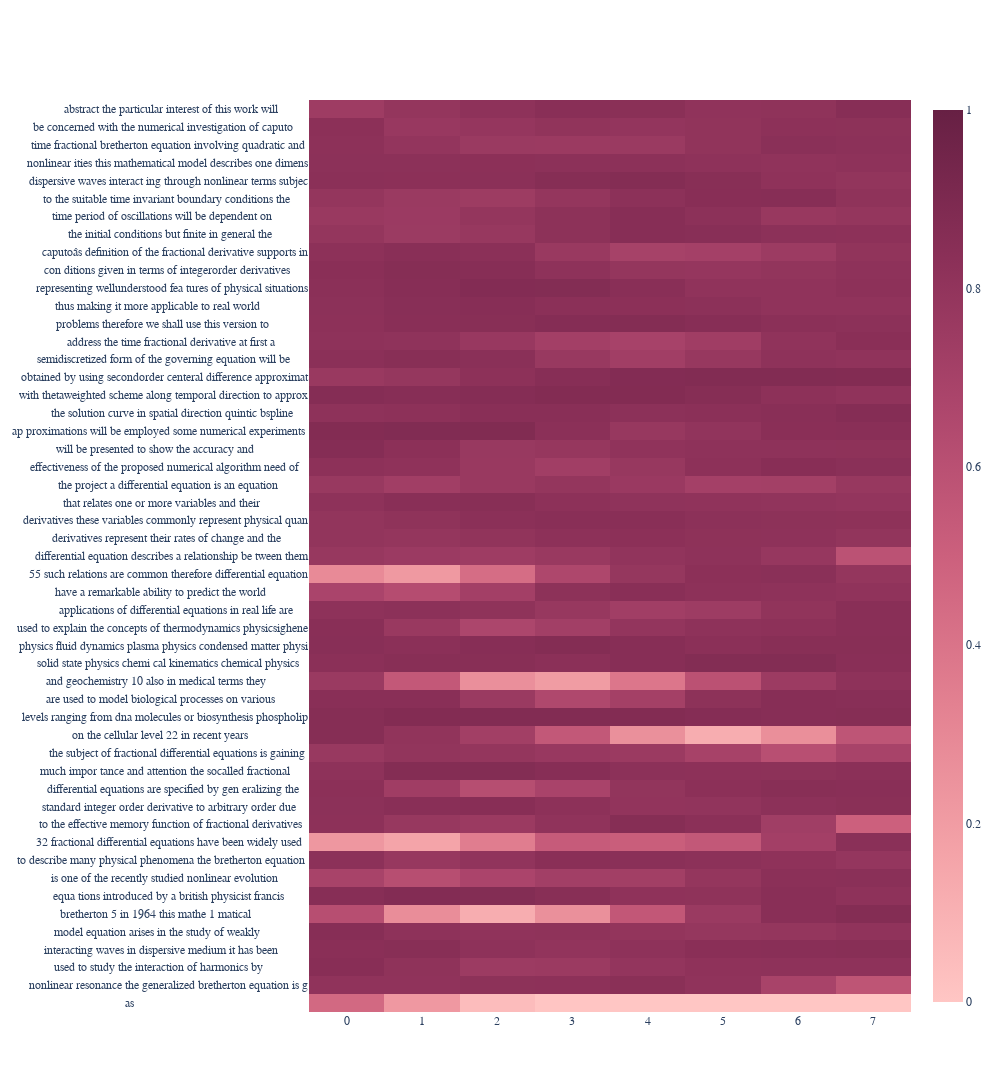

Notebook cell for this chart:
### Code cell
# set width and height
width = 8
height = np.ceil(len(testing_data)/width).astype("int32")
print("Width, Height:", width, ",", height)

# copy scores to rectangular blank array
a = np.zeros(width*height)
a[:len(scores_np)] = scores_np
diff = len(a) - len(scores_np)

# apply gaussian smoothing for aesthetics
a = gaussian_filter(a, sigma=1.0)

# reshape to fit rectangle
a = a.reshape(-1, width)

# format labels
labels = [" ".join(testing_data[i:i+width]) for i in range(n-1, len(testing_data), width)]
labels_individual = [x.split() for x in labels]
labels_individual[-1] += [""]*diff
labels = [f"{x:60.60}" for x in labels]

# create heatmap
fig = go.Figure(data=go.Heatmap(
                z=a, x0=0, dx=1,
                y=labels, zmin=0, zmax=1,
                customdata=labels_individual,
                hovertemplate='%{customdata} <br><b>Score:%{z:.3f}<extra></extra>',
                colorscale="burg"))
fig.update_layout({"height":height*28, "width":1000, "font":{"family":"Courier New"}})
fig['layout']['yaxis']['autorange'] = "reversed"
fig.show()

### Figure 1 — Plotly figure (JSON) as saved in the notebook; plotly's stock layout.template omitted (floating-point values rounded to 4 significant figures; data arrays with more than 128 entries replaced by an {"elided": "..."} marker saying what was removed)
{"data": [{"colorscale": [[0, "rgb(255, 198, 196)"], [0.1667, "rgb(244, 163, 168)"], [0.3333, "rgb(227, 129, 145)"], [0.5, "rgb(204, 96, 125)"], [0.6667, "rgb(173, 70, 108)"], [0.8333, "rgb(139, 48, 88)"], [1, "rgb(103, 32, 68)"]], "customdata": {"elided": "51x8 str values"}, "dx": 1, "hovertemplate": "%{customdata} <br><b>Score:%{z:.3f}<extra></extra>", "type": "heatmap", "x0": 0, "y": ["abstract the particular interest of this work will          ", "be concerned with the numerical investigation of caputo     ", "time fractional bretherton equation involving quadratic and ", "nonlinear ities this mathematical model describes one dimens", "dispersive waves interact ing through nonlinear terms subjec", "to the suitable time invariant boundary conditions the      ", "time period of oscillations will be dependent on            ", "the initial conditions but finite in general the            ", "caputoâs definition of the fractional derivative supports in", "con ditions given in terms of integerorder derivatives      ", "representing wellunderstood fea tures of physical situations", "thus making it more applicable to real world                ", "problems therefore we shall use this version to             ", "address the time fractional derivative at first a           ", "semidiscretized form of the governing equation will be      ", "obtained by using secondorder centeral difference approximat", "with thetaweighted scheme along temporal direction to approx", "the solution curve in spatial direction quintic bspline     ", "ap proximations will be employed some numerical experiments ", "will be presented to show the accuracy and                  ", "effectiveness of the proposed numerical algorithm need of   ", "the project a differential equation is an equation          ", "that relates one or more variables and their                ", "derivatives these variables commonly represent physical quan", "derivatives represent their rates of change and the         ", "differential equation describes a relationship be tween them", "55 such relations are common therefore differential equation", "have a remarkable ability to predict the world              ", "applications of differential equations in real life are     ", "used to explain the concepts of thermodynamics physicsighene", "physics fluid dynamics plasma physics condensed matter physi", "solid state physics chemi cal kinematics chemical physics   ", "and geochemistry 10 also in medical terms they              ", "are used to model biological processes on various           ", "levels ranging from dna molecules or biosynthesis phospholip", "on the cellular level 22 in recent years                    ", "the subject of fractional differential equations is gaining ", "much impor tance and attention the socalled fractional      ", "differential equations are specified by gen eralizing the   ", "standard integer order derivative to arbitrary order due    ", "to the effective memory function of fractional derivatives  ", "32 fractional differential equations have been widely used  ", "to describe many physical phenomena the bretherton equation ", "is one of the recently studied nonlinear evolution          ", "equa tions introduced by a british physicist francis        ", "bretherton 5 in 1964 this mathe 1 matical                   ", "model equation arises in the study of weakly                ", "interacting waves in dispersive medium it has been          ", "used to study the interaction of harmonics by               ", "nonlinear resonance the generalized bretherton equation is g", "as                                                          "], "z": {"elided": "51x8 float values"}, "zmax": 1, "zmin": 0}], "layout": {"font": {"family": "Courier New"}, "height": 1428, "width": 1000, "yaxis": {"autorange": "reversed"}}}
